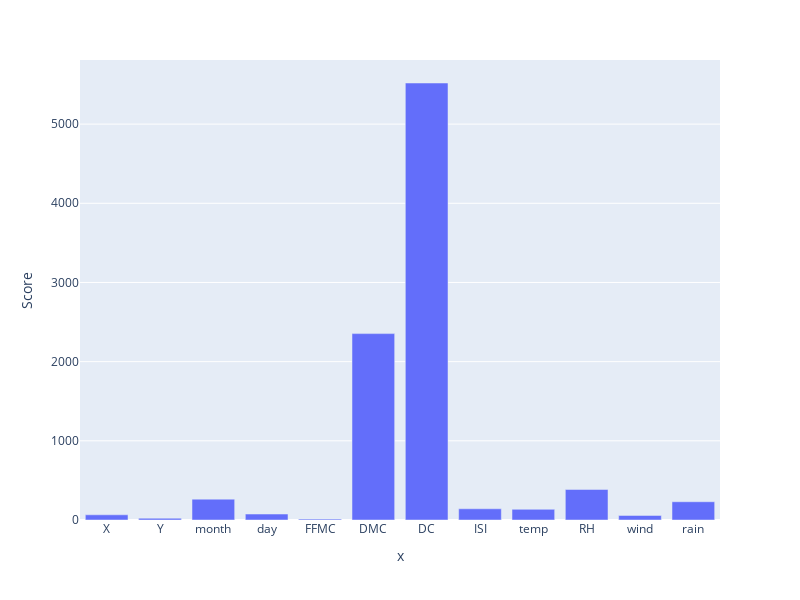

Here is the notebook cell this chart was saved with:
### Code cell
#Best Features - Univariate statistical selection
from sklearn.feature_selection import SelectKBest
from sklearn.feature_selection import chi2
import plotly.express as px
import pandas as pd

#apply SelectKBest class to extract top 10 best features
feature_names = ['X','Y','month','day','FFMC','DMC','DC','ISI','temp','RH','wind','rain']
bestfeatures = SelectKBest(score_func=chi2, k=12)
fit = bestfeatures.fit(X,np.array(Y).astype(int))
dfscores = pd.DataFrame(fit.scores_)
df_specs = pd.Series(feature_names).astype(str)
#concat two dataframes for better visualization 
featureScores = pd.concat([df_specs,dfscores],axis=1)
featureScores.columns = ['Feature','Score']  #naming the dataframe columns
print(featureScores.nlargest(12,'Score'))  #print 10 best features
px.bar(featureScores, y='Score', x=feature_names,width=800, height=600)

### Figure 1 — Plotly figure (JSON) as saved in the notebook; plotly's stock layout.template omitted (floating-point values rounded to 4 significant figures)
{"data": [{"alignmentgroup": "True", "hovertemplate": "x=%{x}<br>Score=%{y}<extra></extra>", "legendgroup": "", "marker": {"color": "#636efa", "pattern": {"shape": ""}}, "name": "", "offsetgroup": "", "orientation": "v", "showlegend": false, "textposition": "auto", "type": "bar", "x": ["X", "Y", "month", "day", "FFMC", "DMC", "DC", "ISI", "temp", "RH", "wind", "rain"], "xaxis": "x", "y": [65.59, 22.31, 263.3, 75.32, 11.18, 2354.0, 5519.0, 141.6, 134.6, 385.5, 57.5, 230.6], "yaxis": "y"}], "layout": {"barmode": "relative", "height": 600, "legend": {"tracegroupgap": 0}, "margin": {"t": 60}, "width": 800, "xaxis": {"anchor": "y", "domain": [0, 1], "title": {"text": "x"}}, "yaxis": {"anchor": "x", "domain": [0, 1], "title": {"text": "Score"}}}}
